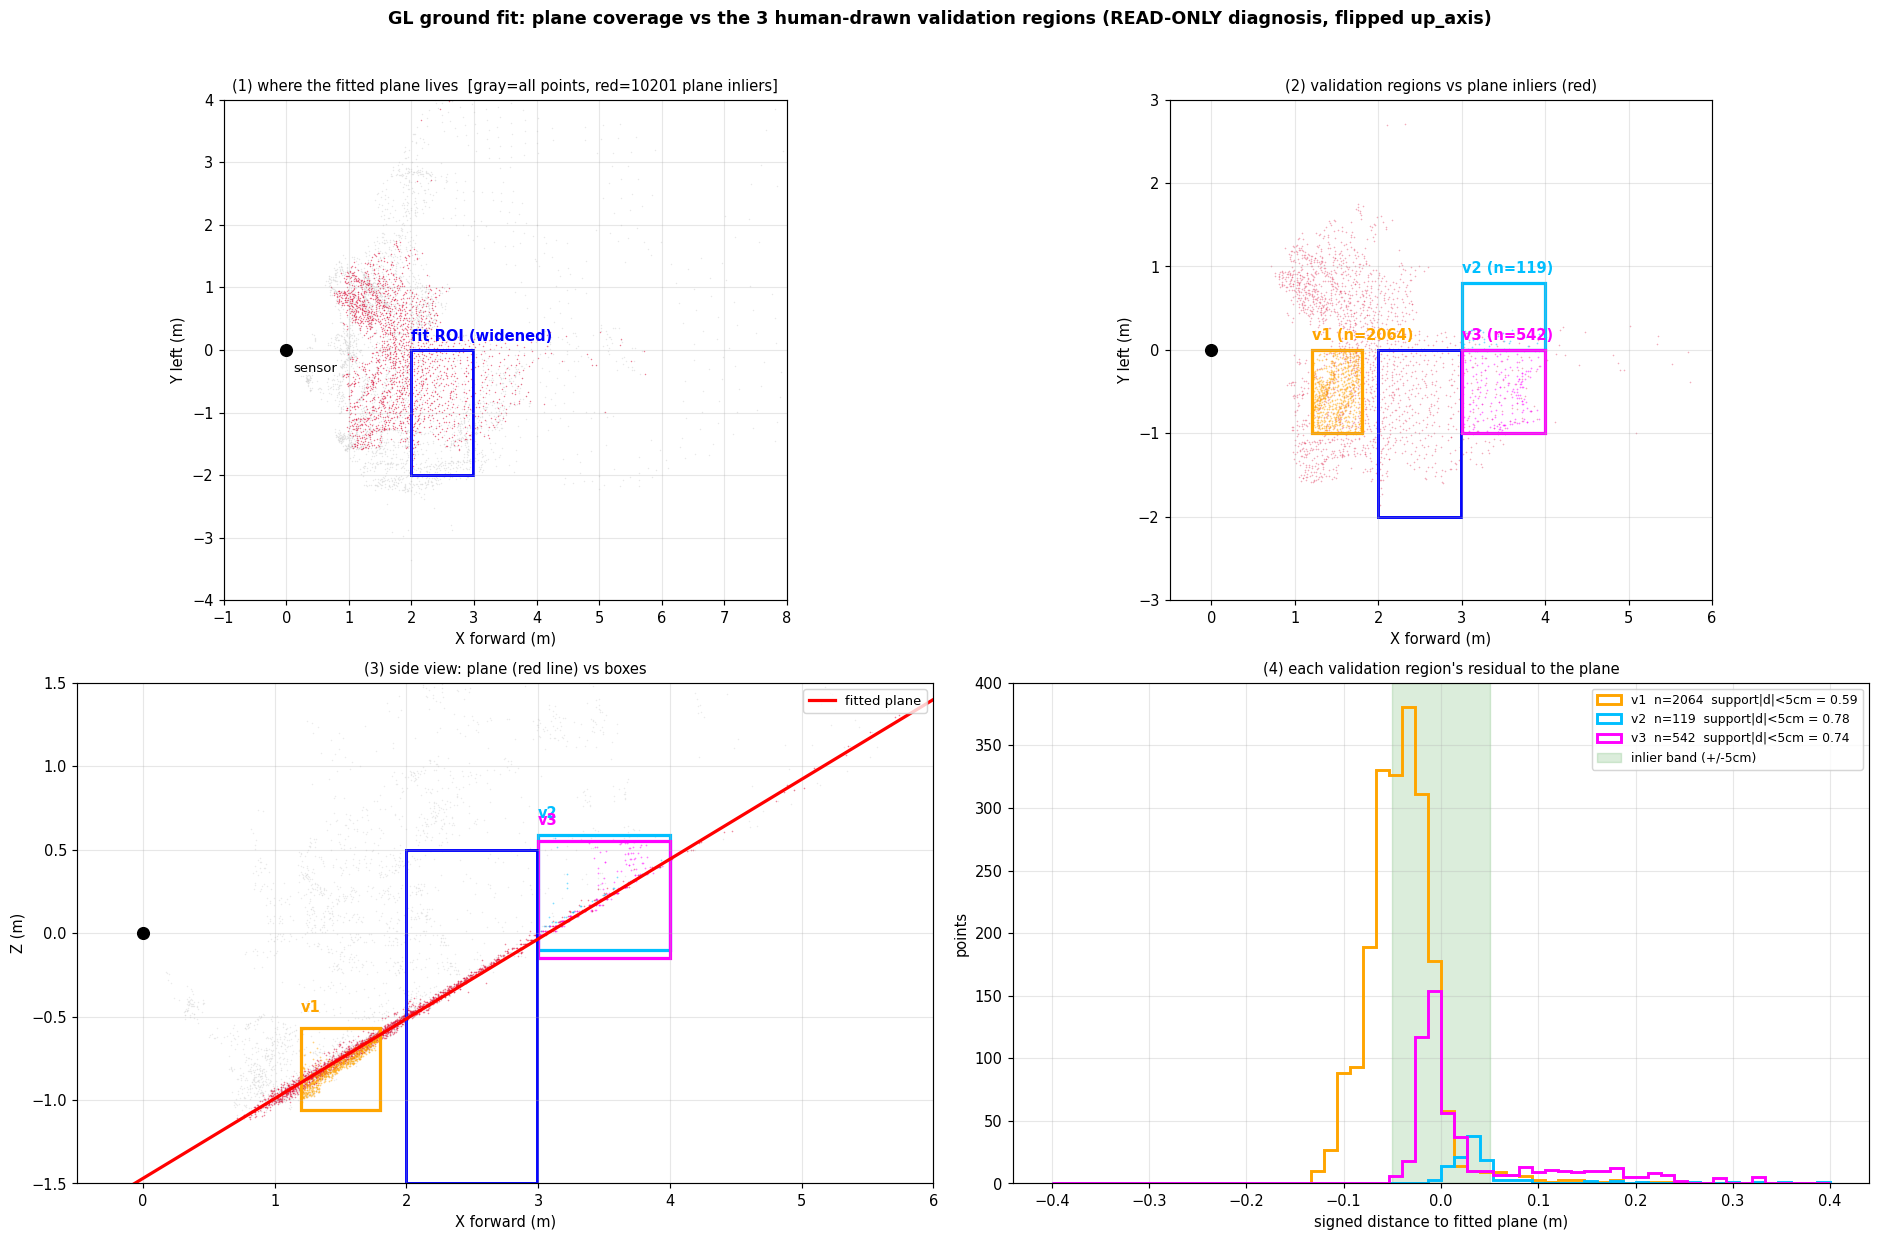

The script that saved this image:
# -*- coding: utf-8 -*-
"""只读分析：拟合平面覆盖范围 + 三个验证区落在什么几何体上。

不修改任何生产文件/config/ROI。只读 NPZ + 人工草稿，输出诊断图。
"""
import json
import math
import sys

import numpy as np
import matplotlib
matplotlib.use("Agg")
import matplotlib.pyplot as plt
from matplotlib.patches import Rectangle

NPZ = "docs/human_fall/evidence/2026-10-03_gl_i01_r1/prepared/cap_20261002_163621.npz"
DRAFT = ("docs/human_fall/evidence/2026-10-03_gl_i02_r1/"
         "codex_review_01/work/filled_real_draft.json")


def fit_plane(pts, up, rng, thresh=0.05, iters=5000):
    """独立 RANSAC + SVD 精修；返回 (normal, offset, support, rms)。"""
    best = None
    for _ in range(iters):
        i = rng.choice(len(pts), 3, replace=False)
        a, b, c = pts[i]
        n = np.cross(b - a, c - a)
        L = np.linalg.norm(n)
        if L < 1e-9:
            continue
        n = n / L
        if n @ up < 0:
            n = -n
        off = -(n @ a)
        if not (1.2 <= off <= 1.7):
            continue
        cnt = int(np.count_nonzero(np.abs(pts @ n + off) <= thresh))
        if best is None or cnt > best[0]:
            best = (cnt, n.copy(), off)
    if best is None:
        return None
    _, n, off = best
    core = pts[np.abs(pts @ n + off) <= thresh]
    centroid = core.mean(axis=0)
    cov = (core - centroid).T @ (core - centroid)
    _, evec = np.linalg.eigh(cov)
    n = evec[:, 0]
    if n @ up < 0:
        n = -n
    off = -(n @ centroid)
    resid = core @ n + off
    rms = float(np.sqrt((resid ** 2).mean()))
    return n, float(off), int(len(core)), rms


def main():
    d = np.load(NPZ)
    points = d["points"]
    manifest = json.loads(str(d["input_manifest"]))
    groups = manifest["frame_groups"]
    draft = json.load(open(DRAFT, encoding="utf-8"))

    up = np.array([-0.438371, 0.0, 0.898794])   # 反证用的翻转 up
    rng = np.random.RandomState(20261004)

    fit_group = draft["fit_region"]["frame_group"]
    lo, hi = groups[fit_group]["rows"]
    fit_frame = points[lo:hi].astype(np.float64)
    fit_frame = fit_frame[np.any(fit_frame != 0.0, axis=1)]

    # fit ROI 需要放大才能过 min_inliers（第2步结论）
    fit_box = (2.0, 2.99, -2.0, 0.0, -1.5, 0.5)
    m = (fit_frame[:, 0] >= fit_box[0]) & (fit_frame[:, 0] <= fit_box[1])
    m &= (fit_frame[:, 1] >= fit_box[2]) & (fit_frame[:, 1] <= fit_box[3])
    m &= (fit_frame[:, 2] >= fit_box[4]) & (fit_frame[:, 2] <= fit_box[5])
    roi = fit_frame[m]

    n, off, support, rms = fit_plane(roi, up, rng)
    print("独立拟合平面:")
    print("  normal  =", [round(float(v), 4) for v in n])
    print("  offset  = %.4f m" % off)
    print("  support = %d / %d (%.1f%%)" % (support, len(roi), 100 * support / len(roi)))
    print("  本层RMS = %.5f m" % rms)
    ang = math.degrees(math.acos(np.clip(n @ up, -1, 1)))
    print("  与翻转up夹角 = %.3f deg" % ang)

    # ---- 平面在整个 fit 帧上的覆盖 ----
    d_frame = fit_frame @ n + off
    inl_frame = np.abs(d_frame) <= 0.05
    print()
    print("平面在整帧的覆盖: %d / %d = %.1f%%"
          % (inl_frame.sum(), len(fit_frame), 100 * inl_frame.mean()))

    # ---- 三个验证区 ----
    print()
    print("=== 三个验证区各自相对拟合平面的位置 ===")
    val_pts = []
    for src in draft["validation_regions"]:
        b = src["bounds"]
        g = src["frame_group"]
        a0, a1 = groups[g]["rows"]
        fp = points[a0:a1].astype(np.float64)
        mm = (fp[:, 0] >= b["x_min_m"]) & (fp[:, 0] <= b["x_max_m"])
        mm &= (fp[:, 1] >= b["y_min_m"]) & (fp[:, 1] <= b["y_max_m"])
        mm &= (fp[:, 2] >= b["z_min_m"]) & (fp[:, 2] <= b["z_max_m"])
        pv = fp[mm]
        val_pts.append(pv)
        dv = pv @ n + off
        near = np.abs(dv) <= 0.05
        print()
        print("  %s  frame=%s  n=%d" % (src["region_id"], g[6:14], len(pv)))
        print("     z 范围   : %.3f .. %.3f" % (b["z_min_m"], b["z_max_m"]))
        print("     平面穿过此区? %s  支持率 %.3f"
              % ("是" if near.sum() else "否", near.mean()))
        print("     有符号距离: p5=%+.4f  p50=%+.4f  p95=%+.4f"
              % (np.percentile(dv, 5), np.median(dv), np.percentile(dv, 95)))
        print("     |距离| p95 = %.4f  (门槛 0.05)" % np.percentile(np.abs(dv), 95))

    # ---- 传感器是否静止：跨帧拟合稳定性 ----
    print()
    print("=== 跨帧平面稳定性 (采样10帧) ===")
    keys = list(groups.keys())
    picks = keys[::max(1, len(keys) // 10)][:10]
    print("  frame        support   offset    normal_z   angle_up")
    offs = []
    for k in picks:
        a0, a1 = groups[k]["rows"]
        fr = points[a0:a1].astype(np.float64)
        fr = fr[np.any(fr != 0.0, axis=1)]
        mm = (fr[:, 0] >= fit_box[0]) & (fr[:, 0] <= fit_box[1])
        mm &= (fr[:, 1] >= fit_box[2]) & (fr[:, 1] <= fit_box[3])
        mm &= (fr[:, 2] >= fit_box[4]) & (fr[:, 2] <= fit_box[5])
        r = fit_plane(fr[mm], up, np.random.RandomState(7))
        if r is None:
            print("  %s  (无平面)" % k[6:14])
            continue
        nn, oo, sp, _ = r
        aa = math.degrees(math.acos(np.clip(nn @ up, -1, 1)))
        offs.append(oo)
        print("  %s  %6d  %7.4f  %8.4f  %7.3f" % (k[6:14], sp, oo, nn[2], aa))
    if offs:
        print("  offset 跨帧极差 = %.4f m" % (max(offs) - min(offs)))

    # ======================= 绘图 =======================
    fig = plt.figure(figsize=(18, 12), dpi=105)

    # ---- (1) 顶视：平面覆盖 ----
    ax = fig.add_subplot(2, 2, 1)
    sub = fit_frame[::10]
    ax.scatter(sub[:, 0], sub[:, 1], c="lightgray", s=1.0, alpha=0.5, linewidths=0)
    cov = fit_frame[inl_frame][::5]
    ax.scatter(cov[:, 0], cov[:, 1], c="crimson", s=1.0, alpha=0.55, linewidths=0)
    ax.add_patch(Rectangle((fit_box[0], fit_box[2]), fit_box[1] - fit_box[0],
                           fit_box[3] - fit_box[2], fill=False, edgecolor="blue",
                           linewidth=2.0))
    ax.text(fit_box[0], fit_box[3] + 0.15, "fit ROI (widened)", color="blue",
            fontsize=10, weight="bold")
    ax.plot(0, 0, "ko", ms=8)
    ax.text(0.12, -0.35, "sensor", fontsize=9)
    ax.set_xlim(-1, 8)
    ax.set_ylim(-4, 4)
    ax.set_xlabel("X forward (m)")
    ax.set_ylabel("Y left (m)")
    ax.set_title("(1) where the fitted plane lives  [gray=all points, red=%d plane inliers]"
                 % int(inl_frame.sum()), fontsize=10)
    ax.grid(alpha=0.3)
    ax.set_aspect("equal")

    # ---- (2) 顶视：验证区叠加 ----
    ax = fig.add_subplot(2, 2, 2)
    ax.scatter(cov[:, 0], cov[:, 1], c="crimson", s=1.2, alpha=0.35, linewidths=0)
    ax.add_patch(Rectangle((fit_box[0], fit_box[2]), fit_box[1] - fit_box[0],
                           fit_box[3] - fit_box[2], fill=False, edgecolor="blue",
                           linewidth=2.0))
    colors = ["orange", "deepskyblue", "magenta"]
    for src, pv, col in zip(draft["validation_regions"], val_pts, colors):
        b = src["bounds"]
        ax.add_patch(Rectangle((b["x_min_m"], b["y_min_m"]),
                               b["x_max_m"] - b["x_min_m"],
                               b["y_max_m"] - b["y_min_m"], fill=False,
                               edgecolor=col, linewidth=2.2))
        ax.text(b["x_min_m"], b["y_max_m"] + 0.12,
                "%s (n=%d)" % (src["region_id"], len(pv)), color=col,
                fontsize=10, weight="bold")
        if len(pv):
            ax.scatter(pv[::3, 0], pv[::3, 1], c=col, s=1.4, alpha=0.5, linewidths=0)
    ax.plot(0, 0, "ko", ms=8)
    ax.set_xlim(-0.5, 6)
    ax.set_ylim(-3, 3)
    ax.set_xlabel("X forward (m)")
    ax.set_ylabel("Y left (m)")
    ax.set_title("(2) validation regions vs plane inliers (red)", fontsize=10)
    ax.grid(alpha=0.3)
    ax.set_aspect("equal")

    # ---- (3) 侧视 X-Z ----
    ax = fig.add_subplot(2, 2, 3)
    ax.scatter(sub[:, 0], sub[:, 2], c="lightgray", s=1.0, alpha=0.45, linewidths=0)
    ax.scatter(cov[:, 0], cov[:, 2], c="crimson", s=1.2, alpha=0.5, linewidths=0)
    xs = np.linspace(-1, 8, 2)
    zs = (-off - n[0] * xs) / n[2]
    ax.plot(xs, zs, "r-", lw=2.2, label="fitted plane")
    for src, pv, col in zip(draft["validation_regions"], val_pts, colors):
        b = src["bounds"]
        ax.add_patch(Rectangle((b["x_min_m"], b["z_min_m"]),
                               b["x_max_m"] - b["x_min_m"],
                               b["z_max_m"] - b["z_min_m"], fill=False,
                               edgecolor=col, linewidth=2.2))
        ax.text(b["x_min_m"], b["z_max_m"] + 0.1, src["region_id"], color=col,
                fontsize=10, weight="bold")
        if len(pv):
            ax.scatter(pv[::3, 0], pv[::3, 2], c=col, s=1.4, alpha=0.5, linewidths=0)
    ax.add_patch(Rectangle((fit_box[0], fit_box[4]), fit_box[1] - fit_box[0],
                           fit_box[5] - fit_box[4], fill=False, edgecolor="blue",
                           linewidth=2.0))
    ax.plot(0, 0, "ko", ms=8)
    ax.set_xlim(-0.5, 6)
    ax.set_ylim(-1.5, 1.5)
    ax.set_xlabel("X forward (m)")
    ax.set_ylabel("Z (m)")
    ax.set_title("(3) side view: plane (red line) vs boxes", fontsize=10)
    ax.legend(fontsize=9, loc="upper right")
    ax.grid(alpha=0.3)

    # ---- (4) 各验证区到平面距离直方图 ----
    ax = fig.add_subplot(2, 2, 4)
    bins = np.linspace(-0.4, 0.4, 61)
    for src, pv, col in zip(draft["validation_regions"], val_pts, colors):
        if not len(pv):
            continue
        dv = pv @ n + off
        ax.hist(dv, bins=bins, histtype="step", color=col, linewidth=2.0,
                label="%s  n=%d  support|d|<5cm = %.2f"
                      % (src["region_id"], len(pv), (np.abs(dv) <= 0.05).mean()))
    ax.axvspan(-0.05, 0.05, color="green", alpha=0.14,
               label="inlier band (+/-5cm)")
    ax.set_xlabel("signed distance to fitted plane (m)")
    ax.set_ylabel("points")
    ax.set_title("(4) each validation region's residual to the plane", fontsize=10)
    ax.legend(fontsize=8.5, loc="upper right")
    ax.grid(alpha=0.3)

    fig.suptitle("GL ground fit: plane coverage vs the 3 human-drawn validation regions "
                 "(READ-ONLY diagnosis, flipped up_axis)",
                 fontsize=12, weight="bold")
    fig.tight_layout(rect=[0, 0, 1, 0.965])
    out = "tmp_gl_diag/plane_vs_validation.png"
    fig.savefig(out, bbox_inches="tight")
    print()
    print("saved", out)


if __name__ == "__main__":
    main()
